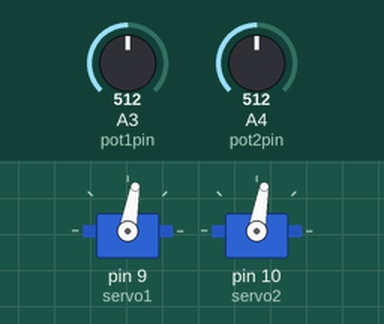
Recording of a sketch running on a simulated Arduino Uno, built with avr-gcc and run on an emulated ATmega328P. Parts: 2 × servo. Inputs (shaded band) come from the test bench; at power-on: A3 (pot1pin) = 512, A4 (pot2pin) = 512.

Above: at 1.2 s.
1.3 s: A3 (pot1pin) set to 716
At 2.0 s:
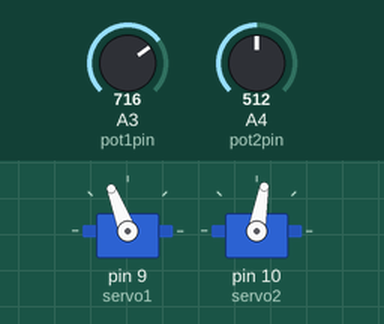
2.8 s: A4 (pot2pin) set to 716
At 3.1 s:
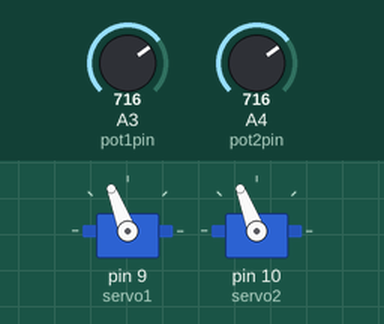
4.3 s: A3 (pot1pin) set to 900
At 5.5 s:
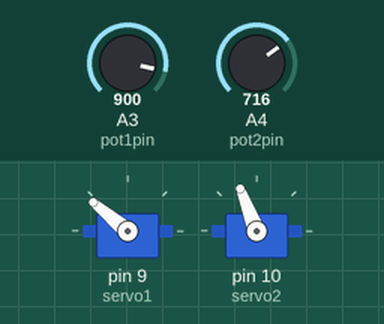
5.8 s: A4 (pot2pin) set to 900
At 6.6 s:
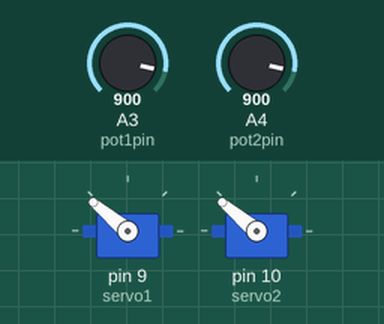
7.3 s: A3 (pot1pin) set to 1023
At 7.8 s:
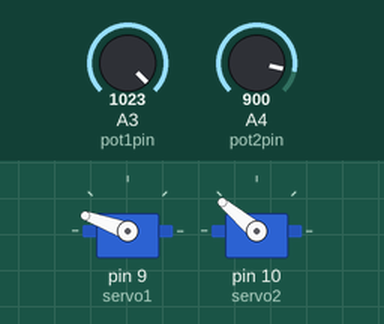
8.8 s: A4 (pot2pin) set to 1023
At 10.1 s:
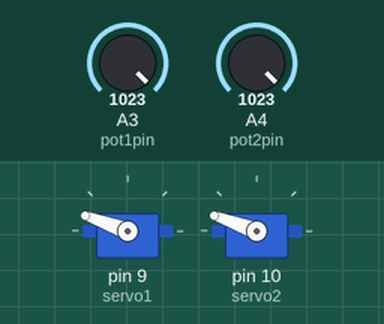
Timing chart, 0 to 11.3 s (numbered marks = the images above; inputs shaded):
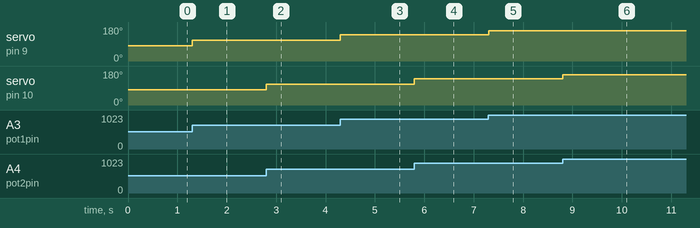

Measured:
- after the input at 1.3 s, servo on pin 9 (servo1): 80° → 111° at once
- after the input at 2.8 s, servo on pin 10 (servo2): 80° → 111° at once
- after the input at 4.3 s, servo on pin 9 (servo1): 111° → 140° at once
- after the input at 5.8 s, servo on pin 10 (servo2): 111° → 140° at once
- after the input at 7.3 s, servo on pin 9 (servo1): 140° → 160° at once
- after the input at 8.8 s, servo on pin 10 (servo2): 140° → 160° at once

The sketch:

potentiolabirint.ino
```cpp
#include <Servo.h>
Servo servo1;  // create Servo object to control a servo
Servo servo2;
int pot1pin = A3;  // analog pin used to connect the potentiometer
int pot2pin = A4;

int last1 = 0, last2 = 0, min1 =0, min2=0,max1=160,max2=160;
int deadband = 2;
int deadband2 = 2;
void setup() {
  Serial.begin(9600);
  servo1.attach(9);  // attaches the servo on pin 9 to the Servo object
  servo2.attach(10);

}

int readPot(int pin) {
  int sum = 0;
  for (int i = 1; i <= 4; i++) sum += analogRead(pin);
  return sum / 4;
}

void loop() {
  int p1 = map(readPot(pot1pin), 0, 1023, min1, max1);
  int p2 = map(readPot(pot2pin), 0, 1023, min2, max2);

  if (abs(p1 - last1) > deadband) { servo1.write(p1); last1 = p1; }
  if (abs(p2 - last2) > deadband2) { servo2.write(p2); last2 = p2; }


  // Serial.print("poz 1: ");
  // Serial.print(p1);
  // Serial.print(" Poz 2: ");
  // Serial.print(p2);
  // Serial.println(" ");
}
//miau
```
